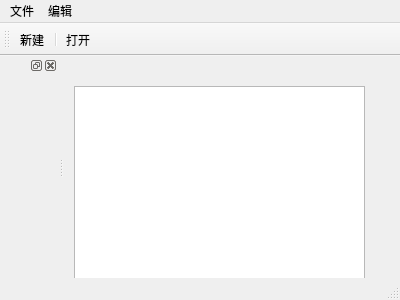
<?xml version="1.0" encoding="UTF-8"?>
<ui version="4.0">
 <class>MainWindow</class>
 <widget class="QMainWindow" name="MainWindow">
  <property name="geometry">
   <rect>
    <x>0</x>
    <y>0</y>
    <width>400</width>
    <height>300</height>
   </rect>
  </property>
  <property name="windowTitle">
   <string>MainWindow</string>
  </property>
  <widget class="QWidget" name="centralWidget">
   <widget class="QTextEdit" name="textEdit">
    <property name="geometry">
     <rect>
      <x>10</x>
      <y>30</y>
      <width>291</width>
      <height>201</height>
     </rect>
    </property>
   </widget>
  </widget>
  <widget class="QMenuBar" name="menuBar">
   <property name="geometry">
    <rect>
     <x>0</x>
     <y>0</y>
     <width>400</width>
     <height>23</height>
    </rect>
   </property>
   <widget class="QMenu" name="menu">
    <property name="title">
     <string>文件</string>
    </property>
    <addaction name="actionNew"/>
    <addaction name="separator"/>
    <addaction name="actionOpen"/>
   </widget>
   <widget class="QMenu" name="menu_2">
    <property name="title">
     <string>编辑</string>
    </property>
   </widget>
   <addaction name="menu"/>
   <addaction name="menu_2"/>
  </widget>
  <widget class="QToolBar" name="mainToolBar">
   <attribute name="toolBarArea">
    <enum>TopToolBarArea</enum>
   </attribute>
   <attribute name="toolBarBreak">
    <bool>true</bool>
   </attribute>
   <addaction name="actionNew"/>
   <addaction name="separator"/>
   <addaction name="actionOpen"/>
  </widget>
  <widget class="QStatusBar" name="statusBar"/>
  <widget class="QDockWidget" name="dockWidget">
   <property name="allowedAreas">
    <set>Qt::LeftDockWidgetArea|Qt::RightDockWidgetArea</set>
   </property>
   <attribute name="dockWidgetArea">
    <number>1</number>
   </attribute>
   <widget class="QWidget" name="dockWidgetContents"/>
  </widget>
  <action name="actionNew">
   <property name="text">
    <string>新建</string>
   </property>
  </action>
  <action name="actionOpen">
   <property name="text">
    <string>打开</string>
   </property>
  </action>
 </widget>
 <layoutdefault spacing="6" margin="11"/>
 <resources/>
 <connections/>
</ui>
